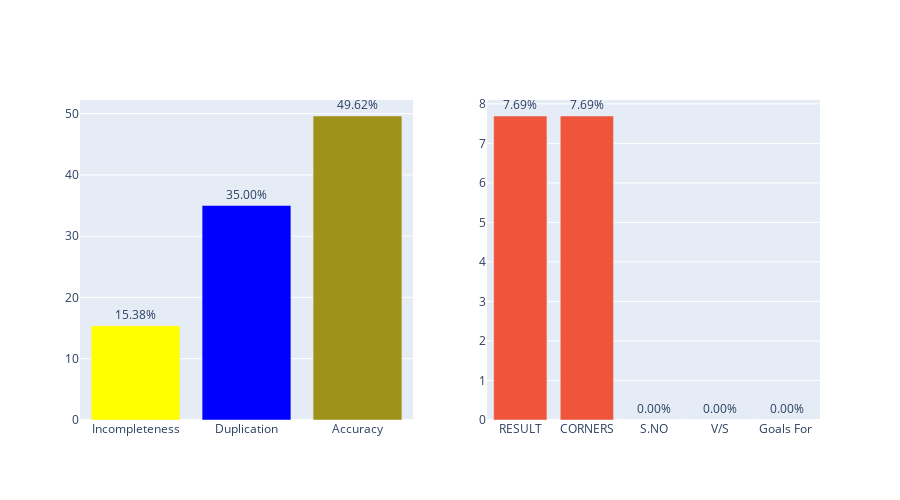

Notebook source saved alongside this figure:
### Markdown cell above
The result above show that the dataset containt 61,21% of missing values, 0% of duplication( no duplicate line), and the quality of the data is evaluate to 38,79%

### Code cell
init_time = time.time()
data_quality_analyzer.data_quality_analyzer('Manchester United 2018-2019.xlsx').duplication_incompleteness_checker()
print(f"execution time {time.time()-init_time} seconds")

### Figure 1 — Plotly figure (JSON) as saved in the notebook; plotly's stock layout.template omitted (floating-point values rounded to 4 significant figures)
{"data": [{"marker": {"color": ["yellow", "blue", "#a0911b"]}, "text": ["15.38%", "35.00%", "49.62%"], "textposition": "outside", "type": "bar", "x": ["Incompleteness", "Duplication", "Accuracy"], "xaxis": "x", "y": [15.38, 35, 49.62], "yaxis": "y"}, {"text": ["7.69%", "7.69%", "0.00%", "0.00%", "0.00%"], "textposition": "outside", "type": "bar", "x": ["RESULT", "CORNERS", "S.NO", "V/S", "Goals For "], "xaxis": "x2", "y": [7.692, 7.692, 0, 0, 0], "yaxis": "y2"}], "layout": {"height": 500, "showlegend": false, "xaxis": {"anchor": "y", "domain": [0, 0.45]}, "xaxis2": {"anchor": "y2", "domain": [0.55, 1]}, "yaxis": {"anchor": "x", "domain": [0, 1]}, "yaxis2": {"anchor": "x2", "domain": [0, 1]}}}
